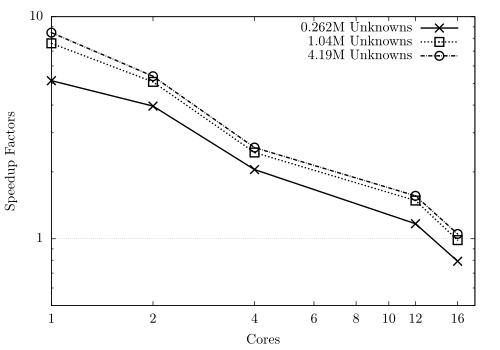

This figure's gnuplot source:
# Gnuplot script file for plotting data from file "..."
set   autoscale                        # scale axes automatically
set logscale
#set format y "%.0e"
set xtic auto                          # set xtics automatically
set ytic auto                          # set ytics automatically
#set xlabel "Variables" offset +0,+0 font ",14"
#set ylabel "Error" offset +0,0 font ",14"
set xlabel "Cores"
set ylabel "Speedup Factors"
unset grid
set grid ytics
set xr [1:18]
set yr [0.5:10]
set xtics ("1" 1, "2" 2, "4" 4, "6" 6, "8" 8, "10" 10, "12" 12, "16" 16) font ",16"
#%set ytics ("1" 1, "2" 2, "4" 4, "6" 6, "8" 8, "10" 10, "12" 12) font ",16"
#set key font ",8"
set key right top nobox

plot \
       "gpu_su.dat" u 1:2 w lp lw 4 ps 2 pt 2 lt 1 t "0.262M Unknowns", \
       "gpu_su.dat" u 1:3 w lp lw 4 ps 2 pt 4 lt 3 t "1.04M Unknowns", \
       "gpu_su.dat" u 1:4 w lp lw 4 ps 2 pt 6 lt 5 t "4.19M Unknowns", \
